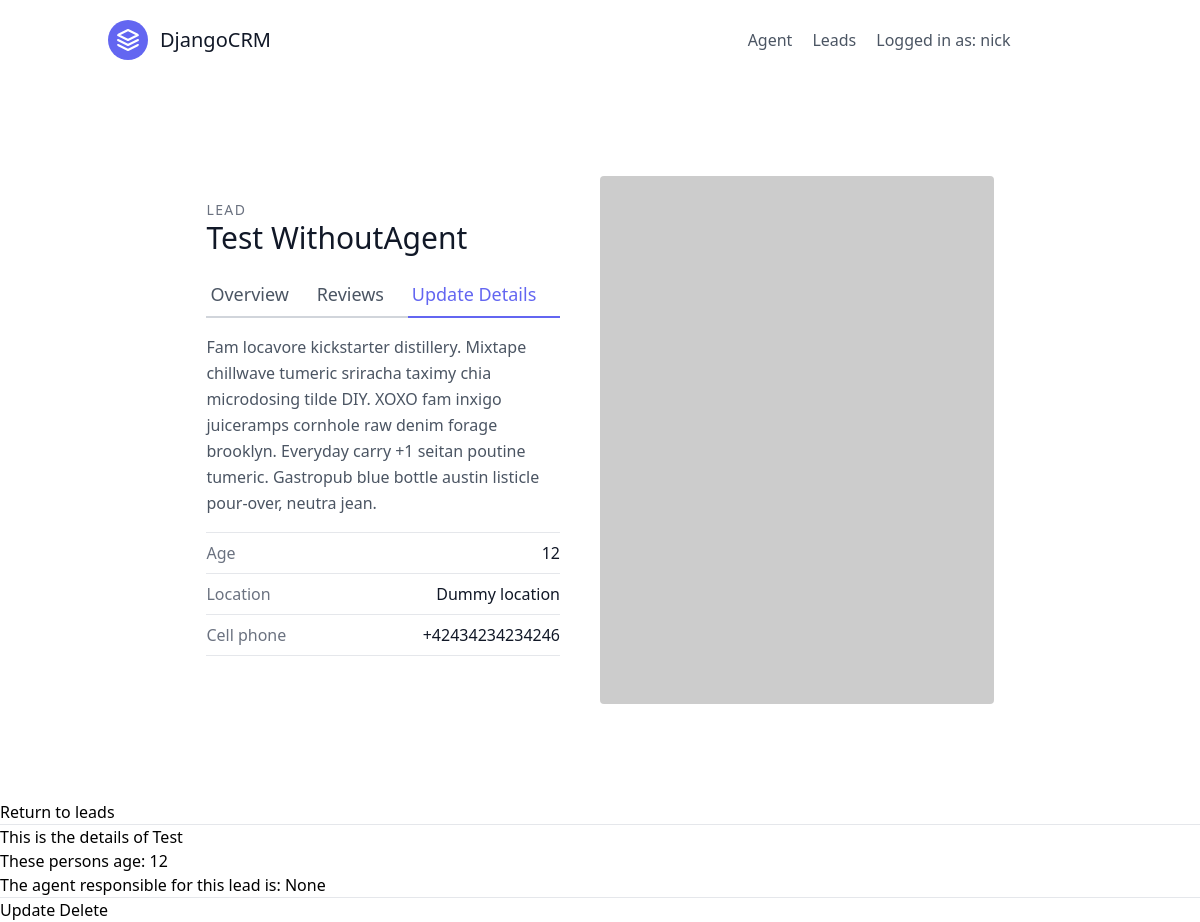
Page /website/2/ (signed in) on the earlier database version.
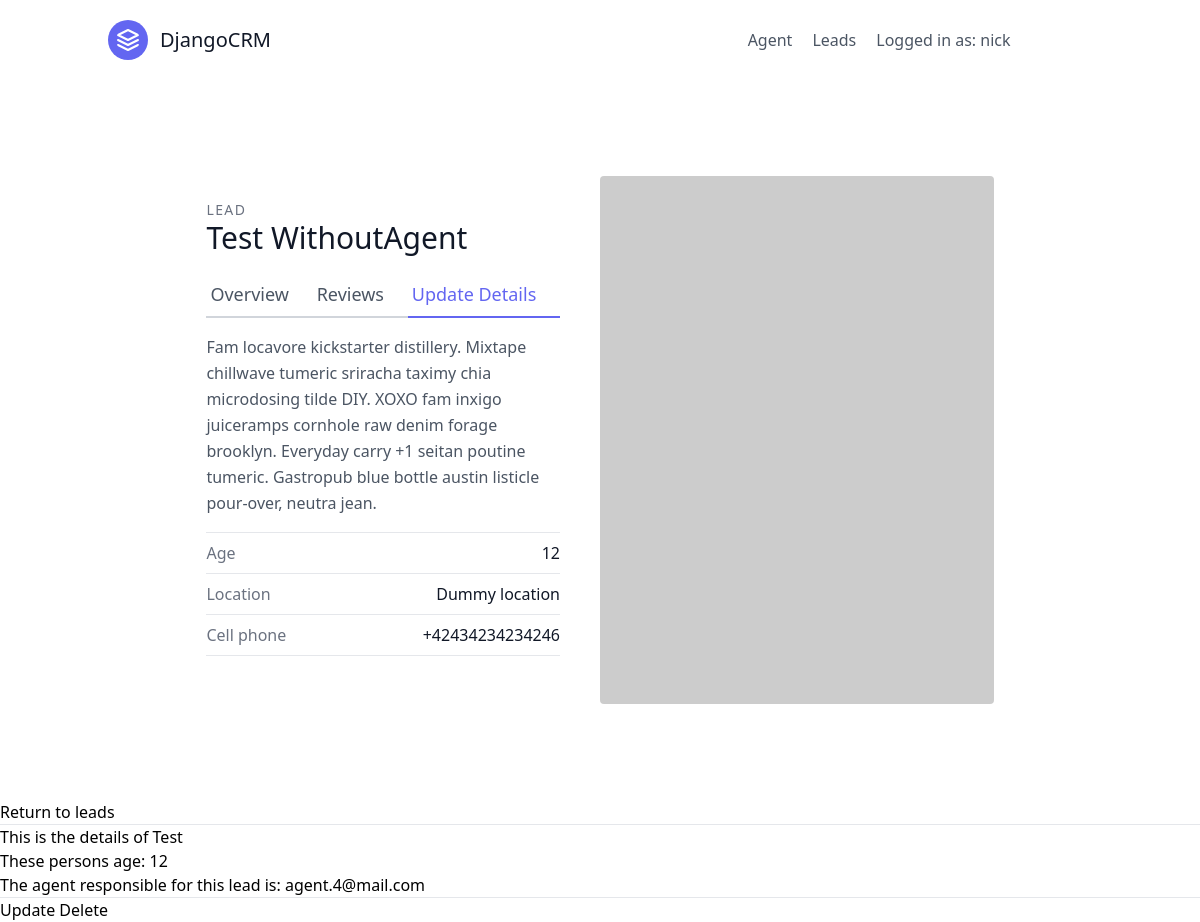
Same page on the later database version.
### website/models.py (models this page shows, shortened)
class Lead(models.Model):
    first_name = models.CharField(max_length=20)
    last_name = models.CharField(max_length=20)
    age = models.IntegerField(default=0)
    organisation = models.ForeignKey(UserProfile, on_delete=models.CASCADE)
    agent = models.ForeignKey("Agent", null=True, blank=True, on_delete=models.SET_NULL)  # every lead have just 1 agent
    category = models.ForeignKey("Category", null=True, blank=True, on_delete=models.SET_NULL)

class Agent(models.Model):
    user = models.OneToOneField(User, on_delete=models.CASCADE)
    organisation = models.ForeignKey(UserProfile, on_delete=models.CASCADE)
    def __str__(self):
        return self.user.email

class User(AbstractUser):
    is_organiser = models.BooleanField(default=True)  # just for setting the permissions
    is_agent = models.BooleanField(default=False)

### website/views.py (the view)
# urls.py: path('<int:pk>/', LeadDetailView.as_view(), name='lead-detail'),
class LeadDetailView(LoginRequiredMixin, generic.DetailView):
    template_name = "website/lead_detail.html"
    context_object_name = "lead"
    def get_queryset(self):
        user = self.request.user
        if user.is_organiser:  # checking if the organiser
            queryset = Lead.objects.filter(organisation=user.userprofile)  # checking the organisation by userprofile
        else:
            queryset = Lead.objects.filter(organisation=user.agent.organisation)  # if we are an agents
            queryset = queryset.filter(agent__user=user)
        return queryset

### templates/website/lead_detail.html
{% extends "base.html" %}
{% block content %}
<section class="text-gray-600 body-font overflow-hidden">
  <div class="container px-5 py-24 mx-auto">
    <div class="lg:w-4/5 mx-auto flex flex-wrap">
      <div class="lg:w-1/2 w-full lg:pr-10 lg:py-6 mb-6 lg:mb-0">
        <h2 class="text-sm title-font text-gray-500 tracking-widest">LEAD</h2>
        <h1 class="text-gray-900 text-3xl title-font font-medium mb-4">{{ lead.first_name }} {{ lead.last_name }}</h1>
        <div class="flex mb-4">
            <a href="{% url 'website:lead-detail' lead.pk %}" class="flex-grow border-b-2 border-gray-300 py-2 text-lg px-1">
              Overview
            </a>
            <a class="flex-grow border-b-2 border-gray-300 py-2 text-lg px-1">
              Reviews
            </a>
            <a href="{% url 'website:lead-update' lead.pk %}" class="flex-grow text-indigo-500 border-b-2 border-indigo-500 py-2 text-lg px-1">
              Update Details
            </a>
        </div>
        <p class="leading-relaxed mb-4">Fam locavore kickstarter distillery. Mixtape chillwave tumeric sriracha taximy chia microdosing tilde DIY. XOXO fam inxigo juiceramps cornhole raw denim forage brooklyn. Everyday carry +1 seitan poutine tumeric. Gastropub blue bottle austin listicle pour-over, neutra jean.</p>
        <div class="flex border-t border-gray-200 py-2">
          <span class="text-gray-500">Age</span>
          <span class="ml-auto text-gray-900">{{ lead.age }}</span>
        </div>
        <div class="flex border-t border-gray-200 py-2">
          <span class="text-gray-500">Location</span>
          <span class="ml-auto text-gray-900">Dummy location</span>
        </div>
        <div class="flex border-t border-b mb-6 border-gray-200 py-2">
          <span class="text-gray-500">Cell phone</span>
          <span class="ml-auto text-gray-900">+42434234234246</span>
        </div>
      </div>
      <img alt="ecommerce" class="lg:w-1/2 w-full lg:h-auto h-64 object-cover object-center rounded" src="https://dummyimage.com/400x400">
    </div>
  </div>
</section>
    <a href="{% url 'website:lead-list' %}"> Return to leads</a>
    <hr/>
    <h1> This is the details of {{ lead.first_name }} </h1>
    <p> These persons age: {{ lead.age  }}</p>
    <p> The agent responsible for this lead is: {{ lead.agent }}</p>
    <hr />
    <a href="{% url 'website:lead-update' lead.pk %}">Update</a>
    <a href="{% url 'website:lead-delete' lead.pk %}">Delete</a>
{% endblock content %}

Differences in the rows shown:
changed Lead "Test": agent "None" → "agent.4@mail.com"
